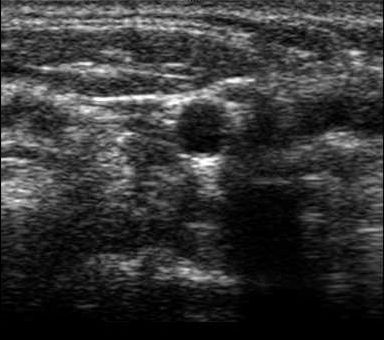
#> input picture ARTERY_TRANSVERSAL/Ultrasonix_test/img/US0001.png, 384 x 340 px, found by its file name
$ jupyter execute --allow-errors final.ipynb   (older library calls are emulated)
#> lines starting #> are read from the running program, lines starting #| are printed output that depends on the picture
[cell 1]
import cv2
import matplotlib.pyplot as plt
import numpy as np
import math
#import pydicom
import scipy.ndimage.filters as fi
from scipy.signal import savgol_filter
import scipy.interpolate as intp
#import DynamicProgramming as DP
from mpl_toolkits import mplot3d

[cell 2]
LOCAL = 20
RADIUS, SPREAD = 16, 4
RMIN, RMAX = 5, 80
MASK_SIZE = 3
mask = np.array([-1] * MASK_SIZE + [1] * MASK_SIZE) / MASK_SIZE
MAX_NODE = 3
DISPLAY = False
plt.set_cmap('gray')  # to set default colour for matplotlib to gray

[cell 3]
path = 'C:\\Users\\Nikitha R\\OneDrive\\Desktop\\Toshiba_test\\data\\'
file = 'US0001.png'

[cell 4]
import sys      # to check if the program is running in debug mode or not
# [11 lines left out: function showImage, not called in this run]

[cell 5]
def templateMatching(img, tpl):    #It uses numpy array multiplication and summation which is very fast
    ims = img.shape
    ts = tpl.shape
    ts = ts[0]//2, ts[1]//2
    corIm = np.zeros(ims, int)
    for r in range(ts[0], ims[0]-ts[0]):
        for c in range(ts[1], ims[1]-ts[1]):
            subim = img[r-ts[0]:r+ts[0]+1, c-ts[1]:c+ts[1]+1]
            corr = np.sum(subim * tpl)
            corIm[r, c] = corr
    return (corIm)

[cell 6]
# [5 lines left out: function plotLineHisto, not called in this run]

[cell 7]
def deleteLocMax(img, loc):
    x, y = loc[0], loc[1]
    img[y-LOCAL:y+LOCAL, x-LOCAL:x+LOCAL] = 0

[cell 8]
# it finds sum of all positive correlation values in a sub-window of increasing size till it reaches peak value
def findMaxRegion(cimg):
    h, w = cimg.shape[0:2]
    max = cimg.max()
    maxloc = np.argmax(cimg)
    RMAX = maxloc // w
    cmax = maxloc - RMAX * w
    return ((cmax, RMAX), max)

[cell 9]
# [13 lines left out: function showResult, not called in this run]

[cell 10]
def LoGDisc(radedge, sigma=3, plot=True):
    gsize = sigma * 3
    rad = radedge + 4*sigma
    circularEdge = np.ones((2 * rad + 1, 2 * rad + 1), float)

    gaussian = np.zeros((2 * gsize + 1, 2 * gsize + 1), float)
    gaussian [ gsize, gsize] = 1
    gaussian = fi.gaussian_filter ( gaussian, sigma)
 #   if plot: showImage(gaussian, 'Gaussian', show=True)
  #  if plot: plotLineHisto(gaussian[gsize])
    LoGTpl = cv2.Laplacian(gaussian, cv2.CV_64F, ksize=3)
   # if plot: showImage(LoGTpl, 'LoG', show=True)
   # if plot: plotLineHisto(LoGTpl[gsize])

    for ri in range(-rad, rad+1):
        for ci in range(-rad, rad + 1):
            r2 =  math.sqrt(ri*ri + ci*ci)
            if r2 > radedge:
                circularEdge[ri+rad, ci+rad] = 0

    template = cv2.filter2D(circularEdge, -1, LoGTpl)
   # if plot: showImage(template, 'DoG', show=True)
   # if plot: plotLineHisto(template[rad])
    return(template)

#--------------------------------------------------------------------
def readImage(file):
    if file[-4:] == '.dcm':
        dimg = pydicom.dcmread(file)   # read the dicom image
        imgf = dimg.pixel_array     # extract the pixel data from the dicom image file
        img = np.uint8(imgf * (255 / np.max(imgf)))  # to create ndarray of bytes needed for displaying image
    else:
        img = cv2.imread(file, 0)
        img = cv2.resize(img, (256, 256))
    return (img)

[cell 11]
def findMaxCorrelation(img, rho, sigma):
    cuRMAX, maxloc = 0, (0,0)
    for s in range (0, 1):
        LoGTpl = LoGDisc(rho+s, sigma)
        CorImg = templateMatching(img, LoGTpl)
        loc, max = findMaxRegion(CorImg)
        #showImage(CorImg, output, show=True)
        if max > cuRMAX:
            cuRMAX = max
            maxloc = loc
            maxs = s
            cimg = CorImg
          #  print('current max and location is for s ', max, loc, maxs)

    return(cimg, maxloc, maxs)

[cell 12]
def getStrip(img, xc, yc):

    strip = np.zeros((300, RMAX - RMIN), np.uint8)

    for theta in range(300):
        th = theta * 2 * np.pi / 300
        for r in range(RMIN, RMAX):
            x = min(255, int(xc + r * np.cos(th) + 0.5))
            y = min(255, int(yc + r * np.sin(th) + 0.5))
            strip[theta, r - RMIN] = img[y, x]

    #showImage(strip,show=True)
    return (strip)

[cell 13]
# [18 lines left out: function verifyLoc, not called in this run]

[cell 14]
THRESHOLD = 9
inRange = lambda pi, ci, edges: True if abs(edges[pi] - edges[ci]) < THRESHOLD and edges[ci] != 0 else False

def longestRun(maxEdge):
    h, i = maxEdge.shape[0], 1
    best, st, len = 0, 0, 1
     #i=0
    while i < h:
        while i < h and inRange(st, i, maxEdge): i += 1 # find the first run without a discontinuity
        if i-st > len:
            best, len = st, i-st
        else: st = i
    avg = maxEdge[best:best+len].sum() / len
    return avg

[cell 15]
def removeOutliers(maxEdge):
    # replace edge points that are missing by interpolating with next valid edge point and previous point

    h, i = maxEdge.shape[0], 1
    avg = longestRun(maxEdge)
    maxEdge[0], maxEdge[h-1] = avg, avg # the first and last edge indexes are set to average of longest run
    # so that discontinuity is checked with respect to that
    #i=0
    while i < h - 1:
        while i < h and inRange(i-1, i, maxEdge): i += 1 # find the first row where there is a discontinuity

        j = i + 1
        while j < h and inRange(i-1,j,maxEdge) == False: j += 1
        # find the next edge pixel that will be used for interpolation (pixel i to j-1)
        # rows in the range i to j have no edges (maxEdge = 0) so they should be interpolated
        for k in range(i, j-1):
            maxEdge[k] = maxEdge[i - 1] + (maxEdge[j] - maxEdge[i - 1]) * (k - i + 1) // (j - i + 1)

        i = j + 1  # Edge pixel upto j checked and interpolated. The net edge pixel to be checked for interpolation
    return

[cell 16]
def adjustBoundary(strip, maxIDs):
    #Finds edges where there is a discontinuity wrt previous edge and replaces with best edge in the neighbourhood
    h, w = strip.shape[:2]
    for j in range(1, h):
        pidx, nidx = maxIDs[j-1], maxIDs[j] # index of current and previous edge
        if abs(nidx-pidx) > 3:  # There is a gap that needs to be filled with best edge nearest to it
            max, idx = 0, nidx
            for i in range(pidx-2, pidx+3):
                if i >= w-MASK_SIZE or i < MASK_SIZE: continue
                corr = np.sum(strip[j,i-MASK_SIZE:i+MASK_SIZE] * mask)
                if corr-(nidx-i)**2 > max: max, idx = corr, i
            maxIDs[j] = idx
    return

[cell 17]
OVERLAP = 10

def smoothBoundary(pts):
    h = pts.shape[0]
    extEdges = np.zeros((h+2*OVERLAP), int)
    extEdges[OVERLAP:h+OVERLAP] = pts
    extEdges[0:OVERLAP] = pts[h-OVERLAP:]    # reversing the last OVERLAP items
    extEdges[h+OVERLAP:] = pts[0:OVERLAP]

    smooth_intpts = np.array(savgol_filter(extEdges,101,3), int)
    return(smooth_intpts[OVERLAP:h+OVERLAP])

[cell 18]
def show3dImage():

  global DISPLAY

  rho, sigma = RADIUS, SPREAD
  fig = plt.figure()
  ax = plt.axes(projection="3d")
  for i in range(1,11):

    nm=str(i)
    name=path+'US000'+nm+'.png'
    print(name)
    img = readImage(path+'US000'+nm+'.png')
#> in readImage, img is the input picture: shape (340, 384); min 0, max 255, mean 53.1
#> in readImage, `img = cv2.resize(img, (256, 256))`:
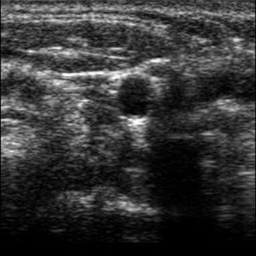
#> img: shape (256, 256); min 0, max 254, mean 52.9

    cimg, loc, maxs = findMaxCorrelation(img, rho, sigma)
#> the loop in findMaxCorrelation, `for s in range (0, 1):` made 1 pass
#> (max, RMAX in findMaxRegion, cmax in findMaxRegion, loc, cuRMAX) on pass 1: (3223, 98, 133, (133, 98), 3223)
#> pass 1, in findMaxCorrelation, `CorImg = templateMatching(img, LoGTpl)`:
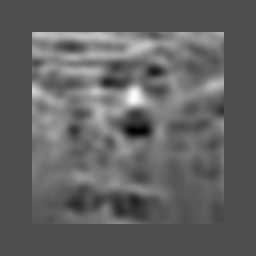
#> CorImg: shape (256, 256) int64; min -1473, max 3223, mean 346.4; drawn with min black and max white
#> after the loop in findMaxCorrelation, `for s in range (0, 1):`: cuRMAX = 3223; maxs = 0
    #print ('max location is: ', maxloc)

    BPts= getBoundary(img,loc)

    x=[]
    y=[]

    for t in range(300):
        th = t * 2 * np.pi / 300
        xp = int(loc[0] + (BPts[t] + RMIN) * np.cos(th) + 0.5)
        yp = int(loc[1] + (BPts[t] + RMIN) * np.sin(th) + 0.5)
        x.append(xp)
        y.append(yp)


    ax.scatter3D(x,y,i,c='r',cmap='rainbow')
  plt.show()

[cell 19]
def getEdgeMap(strip): # applying edge detector
    levels, nodes = strip.shape[:2]
    corim = np.zeros((levels, nodes), int)
    corim[:,0] = 1  # The first col on each row is set to 1 so that if there are no edges on a row then also there
    # will be one non-zero pixel

    for lvl in range(levels):
        for nd in range(MASK_SIZE, nodes-MASK_SIZE):
            corim[lvl, nd] = int(np.sum(strip[lvl, nd-MASK_SIZE:nd+MASK_SIZE] * mask))
    return (corim)

[cell 20]
def getBoundary(im, loc):
    strip = getStrip(im, loc[0], loc[1])
    edgeIm = getEdgeMap(strip)
    h, w = edgeIm.shape
    maxEdge = np.argmax(edgeIm, axis=1)
    i = 1  # The first edge (i = 0) is considered to be a valid one (as it is set to average value)

    # [10 lines of commented-out code are left out]
    removeOutliers(maxEdge)
    #plt.subplot(312), plt.imshow(np.transpose(edgeIm)), plt.plot(maxEdge)
    adjustBoundary(strip, maxEdge)
    #plt.subplot(313), plt.imshow(np.transpose(edgeIm)), plt.plot(maxEdge), plt.show()
    smoothBPts = smoothBoundary(maxEdge)
    #plt.figure(1)
    #plt.imshow(np.transpose(edgeIm))
    #plt.plot(smoothBPts), plt.show(block=True)

    return(smoothBPts)

[cell 21]
# [14 lines left out: function showBoundary, not called in this run]

[cell 22]
def main():

  show3dImage()
#> in show3dImage, `cimg, loc, maxs = findMaxCorrelation(img, rho, sigma)`: loc = (133, 98); maxs = 0
#> after the loop in getStrip, `for theta in range(300):`:
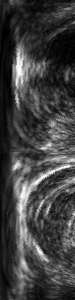
#> strip: shape (300, 75); min 0, max 254, mean 63.8
#> after the loop in getEdgeMap, `for lvl in range(levels):`:
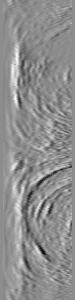
#> corim: shape (300, 75) int64; min -176, max 142, mean 1.8; drawn with min black and max white
#> in getBoundary, `maxEdge = np.argmax(edgeIm, axis=1)`: maxEdge = 300 values, max 71 at index 5, min 7 at index 295, mean 28.56
#> in longestRun, `avg = maxEdge[best:best+len].sum() / len`: avg = 15.06
#> after the loop in removeOutliers, `while i < h - 1:`: maxEdge = 300 values, max 71 at index 23, min 7 at index 295, mean 17.76
#> the loop in adjustBoundary, `for j in range(1, h):` made 299 passes
#> (pidx, nidx) on passes 1, 16, 17, 23, 24, 25, 26, 27, 35, 36, 66, 133: (15, 9), (10, 55), (55, 11), (10, 71), (71, 10), (10, 64), (64, 10), (10, 16), (14, 23), (23, 15), (16, 12), (18, 66)
#> (pidx, nidx) on passes 2 to 7: (9, 9), (9, 10), (10, 10), (10, 10), (10, 10), (10, 10)
#> after the loop in adjustBoundary, `for j in range(1, h):`: maxIDs = 300 values, max 71 at index 23, min 7 at index 295, mean 17.52
#> in getBoundary, `smoothBPts = smoothBoundary(maxEdge)`: smoothBPts = 300 values, max 23 at index 240, min 12 at index 0, mean 17.11
#> in show3dImage, `BPts= getBoundary(img,loc)`: BPts has the same summary as smoothBPts in getBoundary
#> the loop in show3dImage, `for t in range(300):` made 300 passes
#> (xp, yp) on passes 1 to 3: (150, 98), (150, 98), (151, 99)
#> after the loop in show3dImage, `for t in range(300):`: x = 300 values, max 155 at index 272, min 110 at index 141, mean 133.4; y = 300 values, max 118 at index 57, min 71 at index 226, mean 96.8
